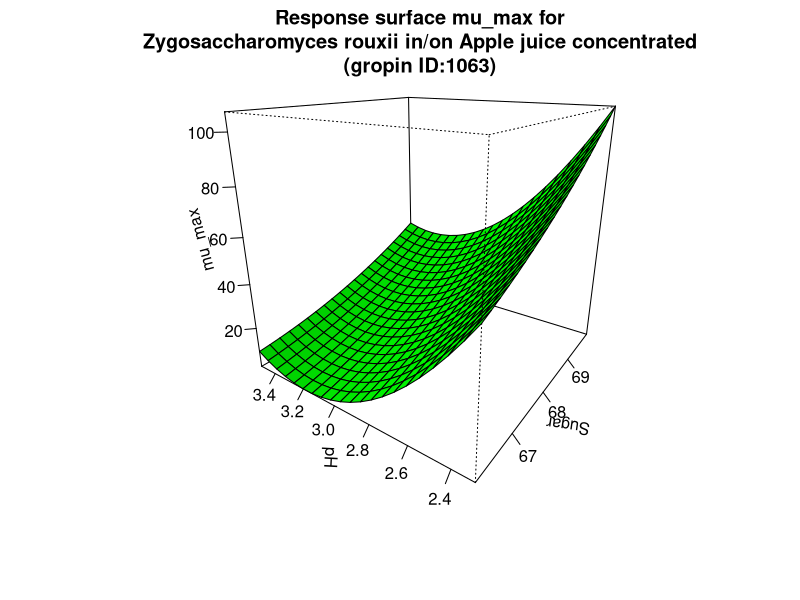

The R script that drew this image:
#############################
# start of Parameter script
#############################
Sugar <- seq(66.066,69.9300699300699,length.out=21)
pH <- seq(2.2977022977023,3.5035,length.out=21)
#############################
# end of Parameter script
#############################
############################# 
# start of Model script Gropin ID 1063 
#############################
 
# constant coefficients for this model
 
variables <- data.frame(Sugar,pH)
argumentsPar <- expand.grid(variables)
 
# heart of the model
response_surface <- function(Sugar,pH) {
   mumax <-4993.00351-147.44162*Sugar+1.25367*(Sugar^2)-161.13055*pH+71.38168*(pH^2)-4.43598*Sugar*pH

return(mumax=mumax)
} 

# output parameters
mumax <- cbind(argumentsPar,response_surface(argumentsPar['Sugar'],argumentsPar['pH']))
colnames(mumax) <- c(colnames(argumentsPar),'mumax')
#############################
# End of Model script
#############################
############################# 
# start of Visualisation script Gropin ID 1063 
#############################
persp(Sugar,pH,matrix(unlist(mumax$mumax),nrow=21),col = 'green',xlab='Sugar',ylab='pH',zlab='mu_max',main='Response surface mu_max for
Zygosaccharomyces rouxii in/on Apple juice concentrated
(gropin ID:1063)',theta=305,phi=20,shade=0.25,ticktype = 'detailed')
#############################
# End of Visualisation script
#############################
